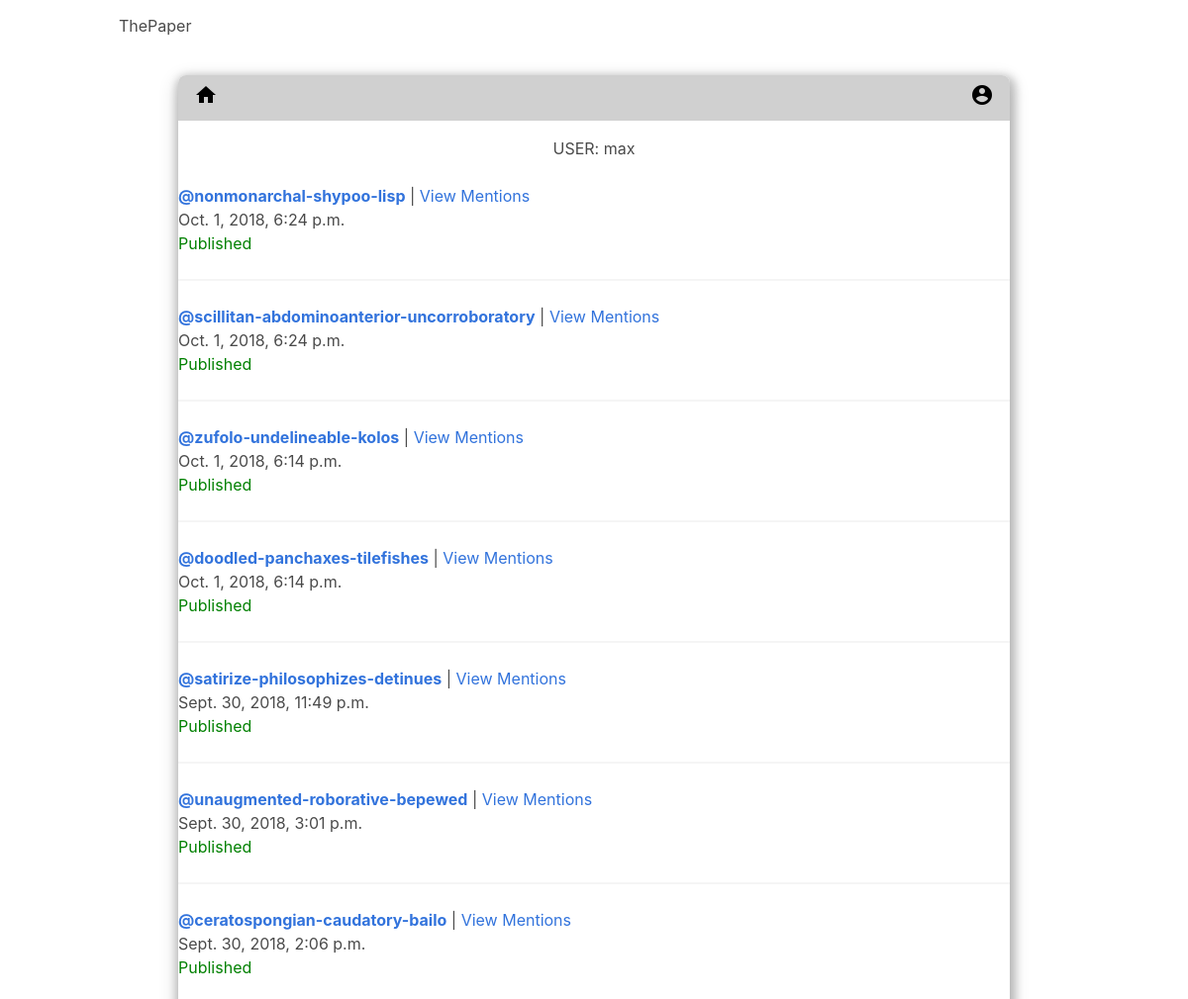
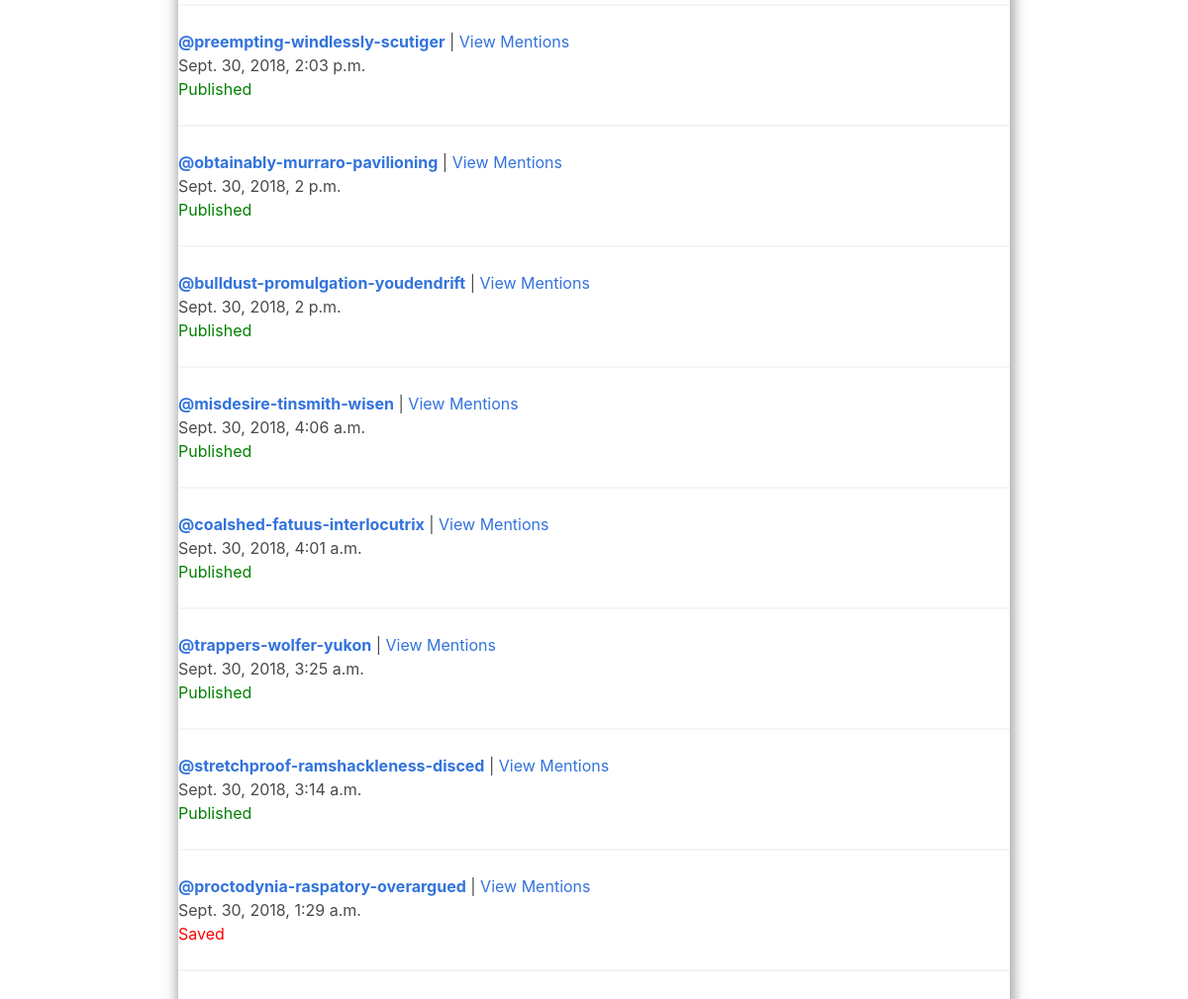
The app's page /account/ (signed in) with its own data (2 pictures, top to bottom).
### paper/models.py (models this page shows, shortened)
class PaperItem(models.Model):
    owner = models.ForeignKey(User, on_delete=models.SET_NULL, null=True)
    slug = models.SlugField(blank=True)
    body = models.TextField()
    published = models.BooleanField(default=False)
    last_saved = models.DateTimeField(auto_now_add=True)
    created = models.DateTimeField(auto_created=True, auto_now_add=True)
    objects = PaperItemManager()
    class Meta:
        verbose_name = 'Paper Item'
        verbose_name_plural = 'Paper Items'

### profiles/views.py (the view)
# urls.py: path('', views.account, name='profile-index'),
@login_required()
def account(request):
    papers = PaperItem.objects.filter(owner=request.user).order_by('-created')
    return render(request, 'profiles/index.html', {'papers': papers})

### templates/profiles/index.html (shortened to what this page needs)
{% extends "base.html" %}
{% block top_bar %}
    <a href="{% url 'home' %}"><i class="material-icons">home</i></a>
    <a href="{% url "profile-index" %}" style="float:right;"><i class="material-icons">account_circle</i></a>
{% endblock %}
{% block content %}
    <div class="main-page">
        <div style="text-align: center;">
            USER: {{ user.username }}
        </div>
        <br />
        <ul style="list-style:none;">
        {% for item in papers %}
            <li>
                <a href="/paper/{{ item.slug }}/"><b>@{{ item.slug }}</b></a> | <a href="{% url "profile-mentions" %}?paper={{ item.slug }}">View Mentions</a>
                <br />
                {{ item.created }}
                <br />
                {% if item.published %}
                    <span style="color:green">Published</span>
                {% else %}
                    <span style="color:red">Saved</span>
                {% endif %}
                <hr />
            </li>
        {% endfor %}
        </ul>
    </div>
{% endblock %}

### templates/base.html (shortened to what this page needs)
{% load staticfiles %}
<!DOCTYPE html>
<html>
<head>
	<link rel="stylesheet" type="text/css" href="{% static 'static/css/base.css' %}">
	<link rel="stylesheet" type="text/css" href="{% static 'static/css/bulma.min.css' %}">
</head>
<nav class="navbar">
    <div class="container">
        <div class="navbar-brand">
            <a class="navbar-item" href="/">ThePaper</a>
        </div>
    </div>
</nav>
{% block body_override %}
<body>
	<div class="page">
		<div class="top-bar">
            {% block top_bar %}
            {% endblock %}
		</div>
		<div style="min-height: 90vh;">
            {% block content %}{% endblock %}
        </div>
	</div>
</body>
{% endblock %}
</html>

### static/css/base.css (style rules this page uses)
body { font-family: 'PT Sans', sans-serif; }
.page { margin-top: 1%; margin-bottom: 1%; margin-left:2%; margin-right:2%; box-shadow: 2px 4px 8px 4px rgba(0, 0, 0, 0.2), 0 6px 20px 0 rgba(0, 0, 0, 0.19); border-radius: .5em; }
@media only screen and (min-width: 600px) { .page { margin-top:1%; margin-bottom:1%; margin-left:2%; margin-right:2%; box-shadow: 2px 4px 8px 4px rgba(0, 0, 0, 0.2), 0 6px 20px 0 rgba(0, 0, 0, 0.19); border-radius: .5em; } }
@media only screen and (min-width: 1024px) { .page { margin-top: 2%; margin-bottom: 2%; margin-left:15%; margin-right:15%; box-shadow: 2px 4px 8px 4px rgba(0, 0, 0, 0.2), 0 6px 20px 0 rgba(0, 0, 0, 0.19); border-radius: .5em; } }
.top-bar { min-height: 24px; position: relative; top: 0; padding: .5em; border-radius: .5em .5em 0 0; background-color: #d0d0d0; }
.top-bar a { display: inline-block; padding-left:.5em; padding-right:.5em; }
a { text-decoration: none; }
.top-bar a { color:black; }

### templates/profiles/index.html (style rules this page uses)
.main-page { padding-top:1em; padding-bottom:1em; }

### records on screen
PaperItem: slug "nonmonarchal-shypoo-lisp", created "Oct. 1, 2018, 6:24 p.m.", published "Published"
PaperItem: slug "scillitan-abdominoanterior-uncorroboratory", created "Oct. 1, 2018, 6:24 p.m.", published "Published"
PaperItem: slug "zufolo-undelineable-kolos", created "Oct. 1, 2018, 6:14 p.m.", published "Published"
PaperItem: slug "doodled-panchaxes-tilefishes", created "Oct. 1, 2018, 6:14 p.m.", published "Published"
PaperItem: slug "satirize-philosophizes-detinues", created "Sept. 30, 2018, 11:49 p.m.", published "Published"
PaperItem: slug "unaugmented-roborative-bepewed", created "Sept. 30, 2018, 3:01 p.m.", published "Published"
PaperItem: slug "ceratospongian-caudatory-bailo", created "Sept. 30, 2018, 2:06 p.m.", published "Published"
PaperItem: slug "preempting-windlessly-scutiger", created "Sept. 30, 2018, 2:03 p.m.", published "Published"
PaperItem: slug "obtainably-murraro-pavilioning", created "Sept. 30, 2018, 2 p.m.", published "Published"
PaperItem: slug "bulldust-promulgation-youdendrift", created "Sept. 30, 2018, 2 p.m.", published "Published"
PaperItem: slug "misdesire-tinsmith-wisen", created "Sept. 30, 2018, 4:06 a.m.", published "Published"
PaperItem: slug "coalshed-fatuus-interlocutrix", created "Sept. 30, 2018, 4:01 a.m.", published "Published"
PaperItem: slug "trappers-wolfer-yukon", created "Sept. 30, 2018, 3:25 a.m.", published "Published"
PaperItem: slug "stretchproof-ramshackleness-disced", created "Sept. 30, 2018, 3:14 a.m.", published "Published"
PaperItem: slug "proctodynia-raspatory-overargued", created "Sept. 30, 2018, 1:29 a.m.", published "Saved"

### other values on screen
{{ user.username }} "max"
